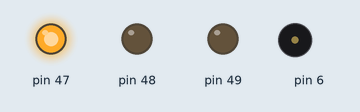
This sketch was run on a simulated Arduino Mega 2560, built with avr-gcc and run on an emulated ATmega2560. Parts: output pins drawn as LEDs (lit = HIGH), buzzer (waves = sounding). Pins used as bus, display or sensor lines are not drawn.

Above: at 0.16 s.
At 1.49 s:
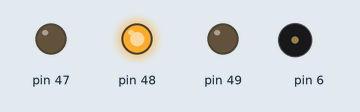
At 2.83 s:
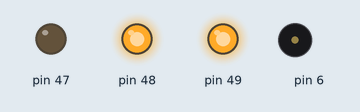
At 11.7 s:
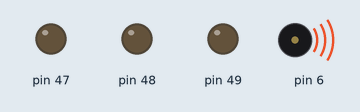
At 21.3 s:
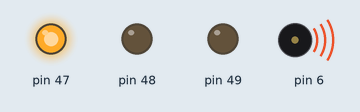
At 39.61 s:
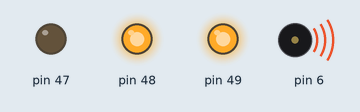
Timing chart, 0 to 40.0 s (numbered marks = the images above):
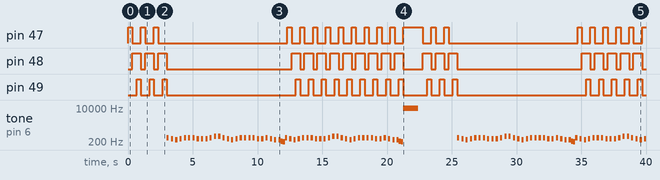

The sketch:

Lab_2_3_3.ino
```cpp
#define DDR3 DDRL
#define PORT3 PORTL

#define PIN_47 PL4 // pin 47
#define PIN_48 PL2 // pin 48
#define PIN_49 PL3 // pin 49

#define NOTE_c 3830 // 261 Hz
#define NOTE_d 3400 // 294 Hz
#define NOTE_e 3038 // 329 Hz
#define NOTE_f 2864 // 349 Hz
#define NOTE_g 2550 // 392 Hz
#define NOTE_a 2272 // 440 Hz
#define NOTE_b 2028 // 493 Hz
#define NOTE_C 1912 // 523 Hz
#define NOTE_R 0
int melody[] = {NOTE_e, NOTE_R, NOTE_d, NOTE_R, NOTE_c, NOTE_R, NOTE_d, NOTE_R, NOTE_e, NOTE_R, NOTE_e, NOTE_R, NOTE_e, NOTE_R, NOTE_d, NOTE_R,
NOTE_d, NOTE_R, NOTE_d, NOTE_R, NOTE_e, NOTE_R, NOTE_g, NOTE_R, NOTE_g, NOTE_R, NOTE_e, NOTE_R, NOTE_d, NOTE_R, NOTE_c, NOTE_R, NOTE_d, NOTE_R, NOTE_e,
NOTE_R, NOTE_e, NOTE_R, NOTE_e, NOTE_R, NOTE_e, NOTE_R, NOTE_d, NOTE_R, NOTE_d, NOTE_R, NOTE_e, NOTE_R, NOTE_d, NOTE_R, NOTE_c, NOTE_R, NOTE_c};

void setup() {
  Serial.begin(115200);
  DDR3 |= PIN_47; // initializes pin 47 as an output
  DDR3 |= PIN_48; // initializes pin 48 as an output
  DDR3 |= PIN_49; // initializes pin 49 as an output

  DDRH |= (1 << 3);

  TCCR4A = 0;
  TCCR4A |= (1 <<  COM4A0);
  TCCR4B = 0;
  TCCR4B |= (1 << WGM42) | (1 << CS40);
  TCCR4C = 0;
}

void loop() {
  taskC();
}

void taskC() {
  taskA(2);
  taskB(9);
  taskAAndB(9);
  delay(1000);
}


void taskAAndB(int n) {
  OCR4A = 0;
  int prevTime = millis();
  int currTime = millis();
  int i = 0;
  int j = 0;
  while (currTime - prevTime < n * 1000) {
    currTime = millis();
    OCR4A = 8 * melody[i];
    delay(166);

    if(j == 0) {
      PORT3 &= !PIN_49; // turns pin 49 off
      PORT3 |= PIN_47;  // turns pin 47 on
    } else if(j == 1) {
      PORT3 &= !PIN_47; // turns pin 47 off
      PORT3 |= PIN_48;  // turns pin 48 on
    } else if(j == 2) {
      PORT3 &= !PIN_48; // turns pin 48 off
      PORT3 |= PIN_49;  // turns pin 49 on
    } else {

    }
    i++;
    if(i % 2 == 0) {
      j++;
    }
    if(j == 3) {
      j = 0;
    }
  }
  if(i == 53) {
      OCR4A = 0;
    }

  }

void taskA(int n) {
  OCR4A = 0;
  int prevTime = millis();
  int currTime = millis();

  while (currTime - prevTime < n * 1000) {
    PORT3 |= PIN_47;  // turns pin 47 on
    delay(333);       // pauses for 333 ms
    PORT3 &= !PIN_47; // turns pin 47 off

    PORT3 |= PIN_48;  // turns pin 48 on
    delay(333);       // pauses for 333 ms
    PORT3 &= !PIN_48; // turns pin 48 off

    PORT3 |= PIN_49;  // turns pin 49 on
    delay(333);       // pauses for 333 ms
    PORT3 &= !PIN_49; // turns pin 49 off
    currTime = millis();
  }
}

void taskB(int n) {
  //PORT3 &= !PIN_47;
  //PORT3 &= !PIN_48;
  //PORT3 &= !PIN_49;

  int prevTime = millis();
  int currTime = millis();

  int index = 0;

  while (currTime - prevTime < n * 1000) {
    OCR4A =  8 * melody[index];
    delay(166);
    index++;
    currTime = millis();
    if(index == 53) {
      OCR4A = 0;
    }
  }
}
```

Measured:
- by itself, pin 47: LOW → HIGH at 0.00 s, → LOW 0.33 s later, → HIGH 0.67 s later, → LOW 0.33 s later, … (41 changes in this stretch)
- by itself, pin 48: LOW → HIGH at 0.33 s, → LOW 0.67 s later, → HIGH 0.33 s later, → LOW 0.67 s later, … (40 changes in this stretch)
- by itself, pin 49: LOW → HIGH at 0.67 s, → LOW 0.33 s later, → HIGH 0.67 s later, → LOW 0.33 s later, … (40 changes in this stretch)
- by itself, tone on pin 6: plays 329 Hz for 0.17 s, 294 Hz for 0.17 s, 261 Hz for 0.17 s, 294 Hz for 0.17 s, 329 Hz for 0.17 s, 329 Hz for 0.17 s … (105 notes in this stretch)
